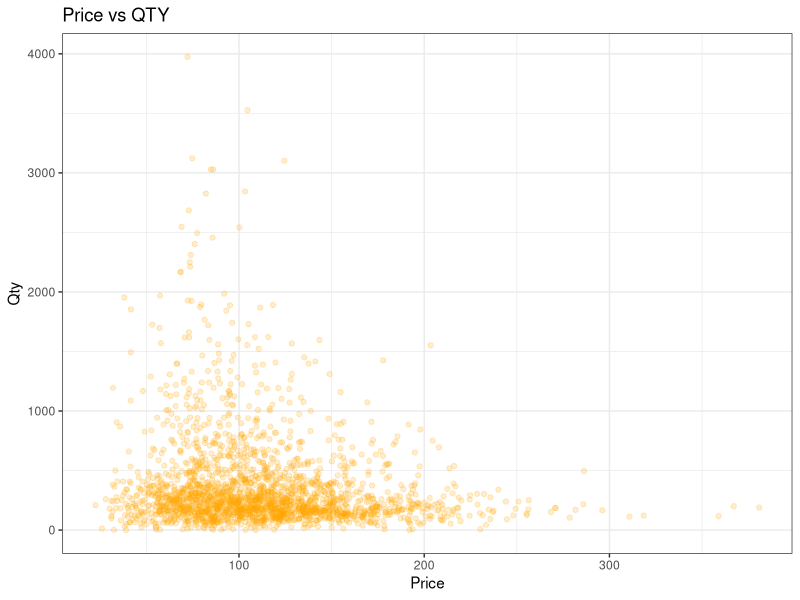
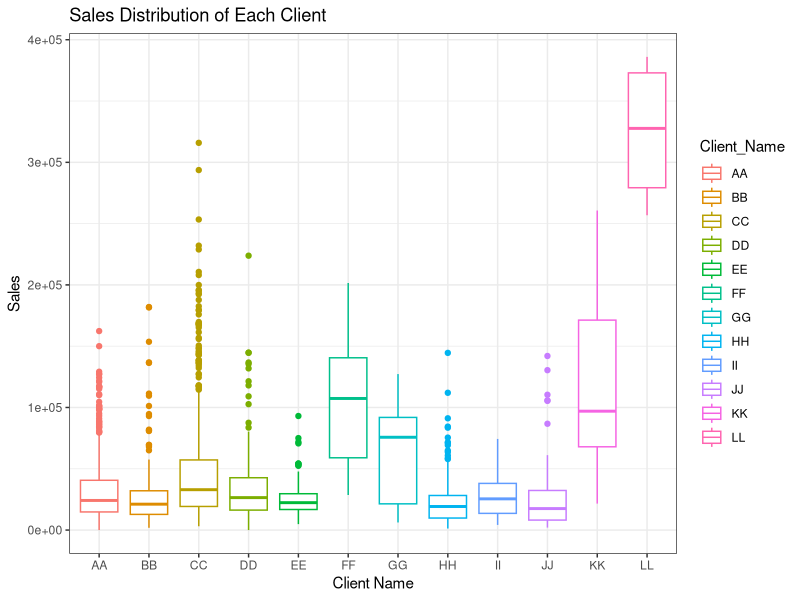
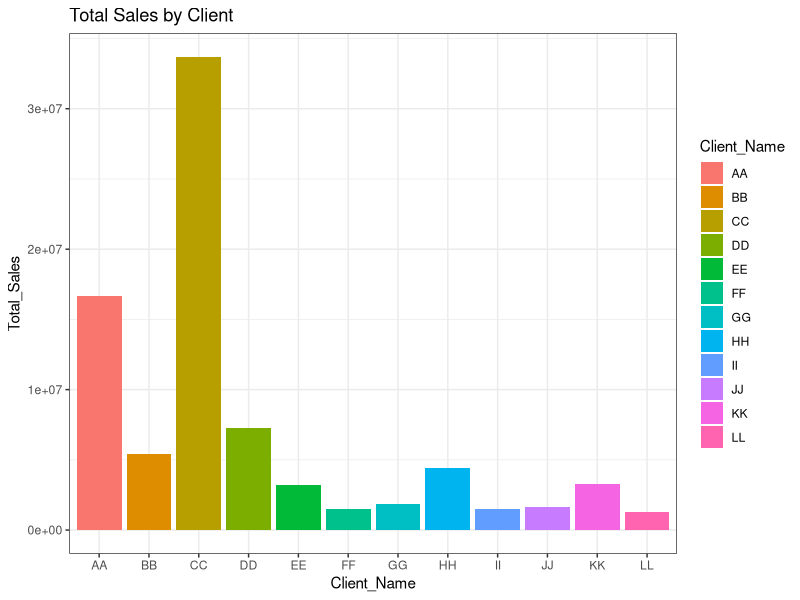
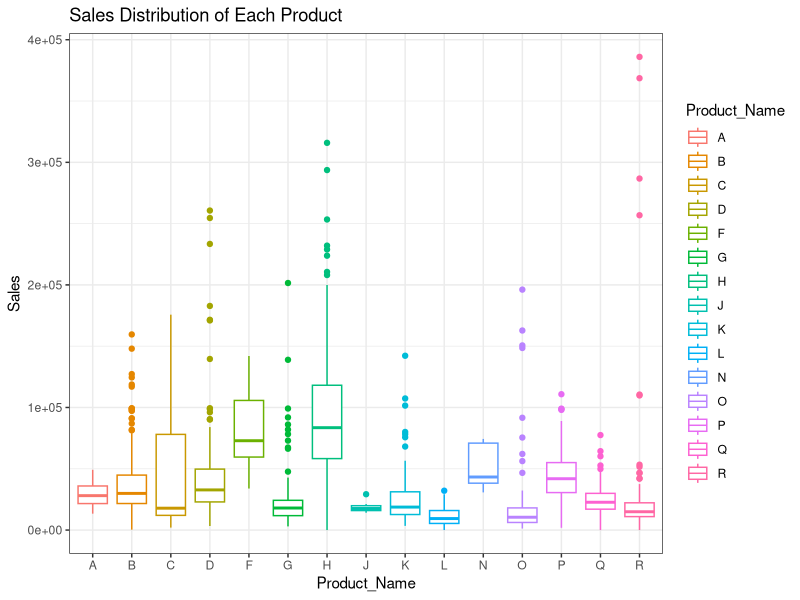
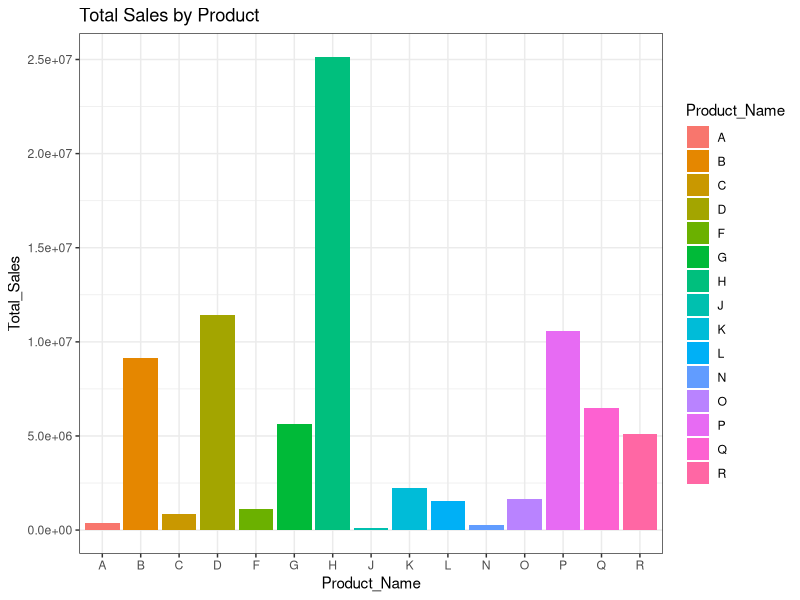
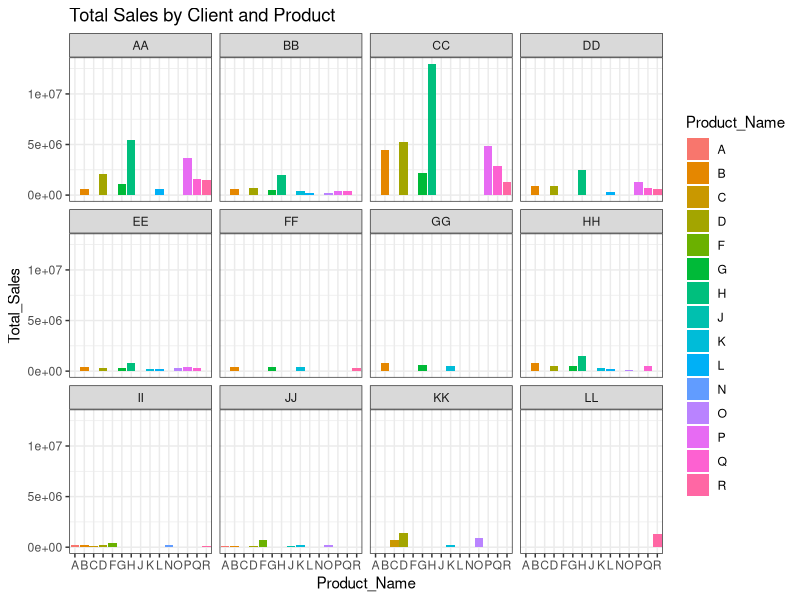

Recreate these plots in R, in order. (Note: this script raises an error after producing the figures.)
#setup environment & imported data
library(tidyverse)
sales <- read_csv("Food_Company_Sales_Table.csv")
product <- read_csv("Food_Company_Product_Table.csv")
client <- read_csv("Food_Company_Client_Table.csv")

#inner join sales & product & client Tables
Sales_Data <- sales %>% inner_join(product, by="Product_ID") %>% inner_join(client,by="Client_ID")

#explored sales data & renamed column & transformed datatype & addedd price column
summary(Sales_Data)
Sales_Data <- Sales_Data %>% rename(Qty=Sales_Amount)
Sales_Data$Agency <- as.factor(Sales_Data$Agency)
Sales_Data$Product_ID <- as.factor(Sales_Data$Product_ID)
Sales_Data$Client_ID <- as.factor(Sales_Data$Client_ID)
Sales_Data <- Sales_Data %>% mutate(Price = Sales/Qty)

#Observed the relation between Qty & Price
#found that more products' price was below 200 & qty was below 500
Sales_Data %>% ggplot(aes(Price,Qty)) + geom_point(color="Orange",alpha=0.2) + labs(title="Price vs QTY")+theme_bw()

#Observe sales distribution by clients 
#found that LL's median was higher than others. FF,GG,KK performed better, too.
Sales_Data %>% ggplot(aes(factor(Client_Name),Sales)) + geom_boxplot(aes(color=Client_Name))+ labs(x="Client Name",title="Sales Distribution of Each Client")+theme_bw()

#Observe sales ranking by clients
#found that CC contributed the most. AA was the next. LL acutually didn't contirbuted a lot.
Sales_by_Client <-Sales_Data %>% group_by(Client_Name)%>%summarize(Total_Sales=sum(Sales))%>%arrange(-Total_Sales)
Sales_by_Client %>% ggplot(aes(Client_Name,Total_Sales,fill=Client_Name)) + geom_bar(stat='identity')+labs(title="Total Sales by Client") +theme_bw()

#Observed sales distribution by products
#found that sales from H varied a lot. and H's median was higher. 
Sales_Data %>% ggplot(aes(Product_Name,Sales))+geom_boxplot(aes(color=Product_Name))+labs(title="Sales Distribution of Each Product")+theme_bw()

#Observed sales ranking by products
#found that H contributed the most. and followed by D and P.
Sales_by_Product <- Sales_Data %>% group_by(Product_Name) %>% summarize(Total_Sales = sum(Sales))%>%arrange(-Total_Sales)
Sales_by_Product %>% ggplot(aes(Product_Name,Total_Sales,fill=Product_Name))+geom_bar(stat='identity')+labs(title="Total Sales by Product")+theme_bw()

#Observed sales ranking by clients & by products
Sales_by_Client_and_Product <-Sales_Data %>% group_by(Client_Name,Product_Name) %>% summarize(Total_Sales=sum(Sales))%>%arrange(-Total_Sales)
Sales_by_Client_and_Product %>% ggplot(aes(Product_Name,Total_Sales,fill=Product_Name))+geom_bar(stat='identity')+facet_wrap(~Client_Name)+labs(title="Total Sales by Client and Product")+theme_bw()

#Created the geom_rec plot
#(1) reformatted the Sales_by_Client_and_Product plot ( from long data to wide data)
Sales_Percentage <- Sales_by_Client_and_Product %>% spread(key=Product_Name,value=Total_Sales,fill=0)
#(2)calculated x percentage by client name
x_percentage <-c()
for (i in 1:nrow(Sales_Percentage)){
  x_percentage[i]<-sum(Sales_Percentage[i,2:ncol(Sales_Percentage)])/sum(Sales_Percentage[,2:ncol(Sales_Percentage)])
}
Sales_Percentage %>% mutate(x_max=cumsum(x_percentage)) 
Sales_Percentage$x_max <-cumsum(x_percentage)
Sales_Percentage$x_min <-cumsum(x_percentage)-x_percentage

#(3)reformatted Sales_Percentage Table
Sales_Percentage <- Sales_Percentage %>% gather(key=Product_Name,value = Total_Sales,-c(Client_Name,x_max,x_min))
Sales_Percentage <-Sales_Percentage %>% group_by(Client_Name) %>% mutate(y_max=round(cumsum(Total_Sales)/sum(Total_Sales)*100)) %>% mutate(y_min=round(y_max-Total_Sales/sum(Total_Sales)*100))
#(4)calculated x_text & y_text position
Sales_Percentage <-Sales_Percentage %>% mutate(x_text=x_min+(x_max-x_min)/2,y_text=y_min+(y_max-y_min)/2)
#(5)built the geom_rect chart
Sales_Percentage %>% ggplot(aes(xmin=x_min,xmax=x_max,ymin=y_min,ymax=y_max,fill=Product_Name))+geom_rect()+geom_text(aes(x=x_text,y=0,label=Client_Name))+geom_text(aes(x=x_text,y=y_text,label=ifelse(y_max-y_min!=0,paste(y_max-y_min,"%"),paste("")),size=1))+labs(x="Client_Name",y="Product_Name",title="Analysis by Client & Product")+theme_bw()
                                                                                                                      


